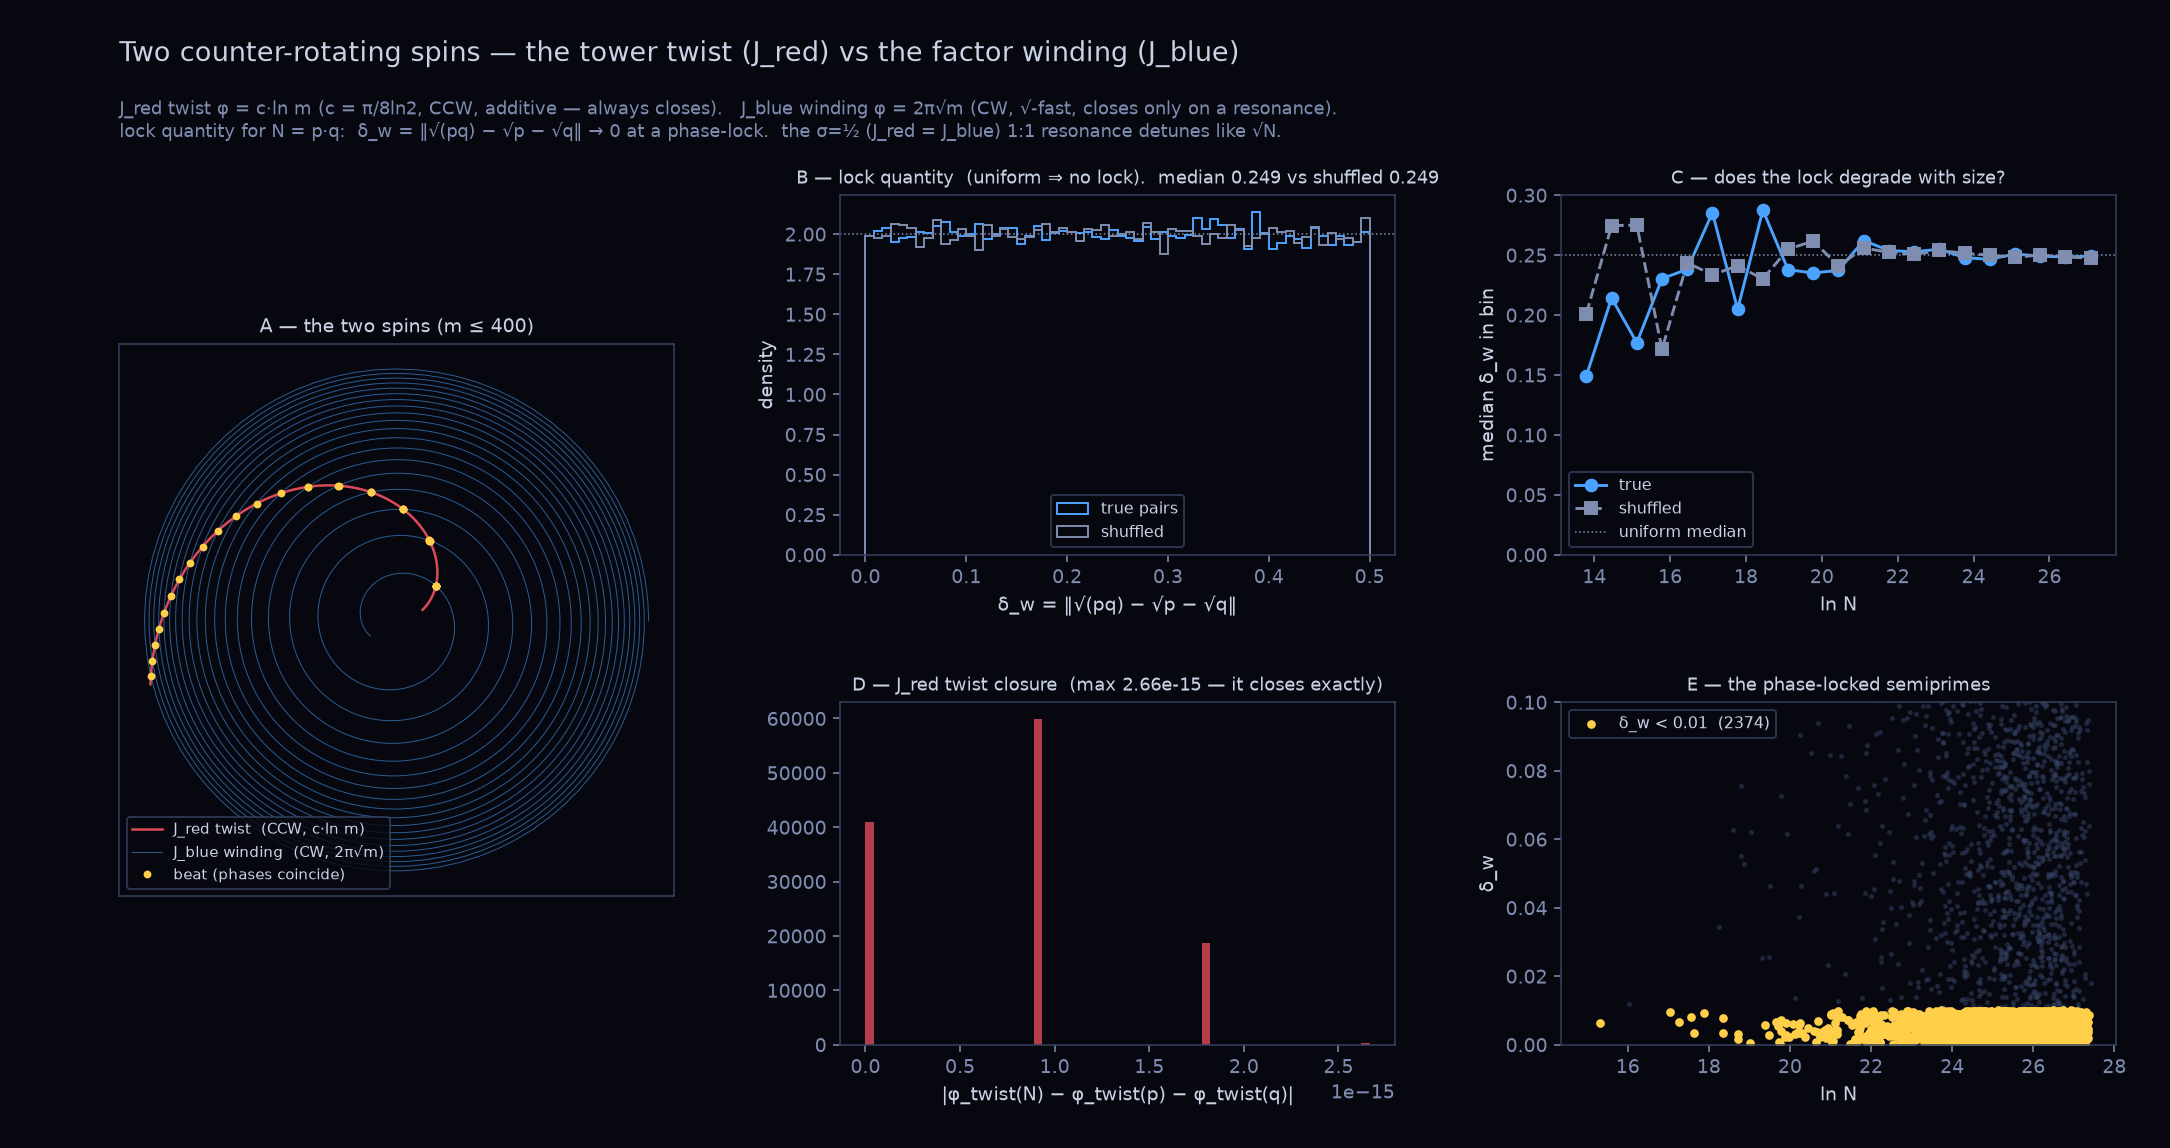

Source code (Python):
#!/usr/bin/env python3
"""
two_spin_resonance.py — the tower twist vs the factor winding, and where they lock
================================================================================

From the tower renders: each level adds a counter-clockwise turn (Θ(k)=k·22.5°);
the factors, north-pole down, turn clockwise.  Two counter-rotating spins.

    J_red  (twist / "what cannot be" / the tower)  :  φ_twist(m) = c · ln m,
             c = π / (8 ln 2) ≈ 0.5665   — LINEAR in The Scale, slow, CCW.
             ADDITIVE:  φ_twist(pq) = φ_twist(p) + φ_twist(q)  — it always closes.
    J_blue (winding / "what is" / the factors)     :  φ_wind(m) = 2π√m — grows
             like √m, fast, CW.
             NOT additive:  √(pq) ≠ √p + √q  — it closes only on a resonance.

Their interaction, for a semiprime N = p·q:  the twist closes exactly, so the
lock condition is purely on the winding —

        δ_w(N; p,q) = ‖ √(pq) − √p − √q ‖   (distance to the nearest integer)

δ_w = 0  ⇔  the two spins phase-lock  ⇔  the factor is "in phase" with N.
J_red = J_blue (σ = ½) is the 1:1 resonance; the detuning grows like √N, which
is why small N sits near the resonance and large N is thrown clear of it.

Panel A : the two counter-rotating spirals + their beats.
Panel B : the δ_w distribution and how it moves with ln N; the resonant set.
Output  : render/two_spin_resonance.png
"""
import os
import math
import numpy as np
import matplotlib
matplotlib.use('Agg')
import matplotlib.pyplot as plt

_HERE = os.path.dirname(os.path.abspath(__file__))
BG = '#07070f'; FG = '#c9d3e6'; GREY = '#7f8db0'
BLUE = '#4aa3ff'; RED = '#ff5566'; GOLD = '#ffcf4a'; SILVER = '#dfe6ff'
plt.rcParams.update({
    'figure.facecolor': BG, 'axes.facecolor': BG, 'savefig.facecolor': BG,
    'text.color': FG, 'axes.edgecolor': '#33405e', 'axes.labelcolor': FG,
    'xtick.color': GREY, 'ytick.color': GREY, 'font.size': 10,
})
C_TWIST = math.pi / (8 * math.log(2))          # rad of twist per e-fold of scale
RNG = np.random.default_rng(20260907)


def sieve(bound):
    s = bytearray([1]) * (bound + 1); s[0] = s[1] = 0
    for i in range(2, int(bound ** 0.5) + 1):
        if s[i]:
            s[i * i::i] = bytearray(len(s[i * i::i]))
    return np.flatnonzero(np.frombuffer(s, np.uint8))


def dist_int(x):
    return abs(x - round(x))


def main():
    P = sieve(1 << 20)
    # semiprimes across a wide size band, both factors prime, balanced-ish
    lo, hi = np.searchsorted(P, 30), np.searchsorted(P, 900000)
    M = 120000
    ip = RNG.integers(lo, hi, M); iq = RNG.integers(lo, hi, M)
    p = P[np.minimum(ip, iq)].astype(np.float64)
    q = P[np.maximum(ip, iq)].astype(np.float64)
    keep = p != q
    p, q = p[keep], q[keep]
    N = p * q
    lnN = np.log(N)

    # twist closure (should be ~0 to float error — J_red is additive)
    dt = np.abs(C_TWIST * np.log(N) - C_TWIST * np.log(p) - C_TWIST * np.log(q))
    # winding closure — the actual lock quantity
    sdef = np.sqrt(N) - np.sqrt(p) - np.sqrt(q)
    dw = np.abs(sdef - np.round(sdef))                # distance to nearest integer

    # shuffle control
    qs = q[RNG.permutation(len(q))]
    sdef_s = np.sqrt(p * qs) - np.sqrt(p) - np.sqrt(qs)
    dw_s = np.abs(sdef_s - np.round(sdef_s))

    fig = plt.figure(figsize=(15.5, 8.2))
    gs = fig.add_gridspec(2, 3, height_ratios=[1.05, 1.0], hspace=0.42, wspace=0.30,
                          left=0.055, right=0.975, top=0.83, bottom=0.09)
    fig.suptitle('Two counter-rotating spins — the tower twist (J_red) vs the factor winding (J_blue)',
                 color=FG, fontsize=14, x=0.055, ha='left', y=0.965)
    fig.text(0.055, 0.915,
             'J_red twist φ = c·ln m (c = π/8ln2, CCW, additive — always closes).   '
             'J_blue winding φ = 2π√m (CW, √-fast, closes only on a resonance).\n'
             'lock quantity for N = p·q:  δ_w = ‖√(pq) − √p − √q‖ → 0 at a phase-lock.  '
             'the σ=½ (J_red = J_blue) 1:1 resonance detunes like √N.',
             color=GREY, fontsize=9, va='top')

    # ── A : the two spirals + beats ──────────────────────────────────
    axA = fig.add_subplot(gs[:, 0]); axA.set_aspect('equal')
    axA.set_xticks([]); axA.set_yticks([])
    t = np.linspace(math.log(2), math.log(400), 4000)
    axA.plot(t * np.cos(C_TWIST * t), t * np.sin(C_TWIST * t),
             color=RED, lw=1.3, alpha=0.85, label='J_red twist  (CCW, c·ln m)')
    axA.plot(t * np.cos(-2 * math.pi * np.sqrt(np.exp(t))),
             t * np.sin(-2 * math.pi * np.sqrt(np.exp(t))),
             color=BLUE, lw=0.5, alpha=0.55, label='J_blue winding  (CW, 2π√m)')
    # beats: where the two phases coincide mod 2π
    beat = np.where(np.abs(((C_TWIST * t + 2 * math.pi * np.sqrt(np.exp(t))) %
                            (2 * math.pi)) - math.pi) > math.pi - 0.03)[0]
    axA.plot((t[beat]) * np.cos(C_TWIST * t[beat]),
             (t[beat]) * np.sin(C_TWIST * t[beat]), 'o', ms=3, color=GOLD,
             label='beat (phases coincide)')
    axA.legend(fontsize=7.5, facecolor=BG, edgecolor='#33405e', labelcolor=FG, loc='lower left')
    axA.set_title('A — the two spins (m ≤ 400)', color=FG, fontsize=10)

    # ── B : δ_w distribution ────────────────────────────────────────
    axB = fig.add_subplot(gs[0, 1])
    axB.hist(dw, bins=60, density=True, histtype='step', color=BLUE, label='true pairs')
    axB.hist(dw_s, bins=60, density=True, histtype='step', color=GREY, label='shuffled')
    axB.axhline(2.0, color=GREY, ls=':', lw=0.8)      # uniform on [0,0.5] has density 2
    axB.set_xlabel('δ_w = ‖√(pq) − √p − √q‖'); axB.set_ylabel('density')
    axB.legend(fontsize=8, facecolor=BG, edgecolor='#33405e', labelcolor=FG)
    axB.set_title(f'B — lock quantity  (uniform ⇒ no lock).  median {np.median(dw):.3f} vs '
                  f'shuffled {np.median(dw_s):.3f}', color=FG, fontsize=9.5)

    # ── C : δ_w vs ln N ────────────────────────────────────────────
    axC = fig.add_subplot(gs[0, 2])
    bins = np.linspace(lnN.min(), lnN.max(), 22)
    bc = 0.5 * (bins[1:] + bins[:-1])
    med = [np.median(dw[(lnN >= a) & (lnN < b)]) for a, b in zip(bins[:-1], bins[1:])]
    med_s = [np.median(dw_s[(lnN >= a) & (lnN < b)]) for a, b in zip(bins[:-1], bins[1:])]
    axC.plot(bc, med, 'o-', color=BLUE, label='true')
    axC.plot(bc, med_s, 's--', color=GREY, label='shuffled')
    axC.axhline(0.25, color=GREY, ls=':', lw=0.8, label='uniform median')
    axC.set_xlabel('ln N'); axC.set_ylabel('median δ_w in bin'); axC.set_ylim(0, 0.3)
    axC.legend(fontsize=8, facecolor=BG, edgecolor='#33405e', labelcolor=FG)
    axC.set_title('C — does the lock degrade with size?', color=FG, fontsize=9.5)

    # ── D : twist closure (control — should be flat at 0) ──────────
    axD = fig.add_subplot(gs[1, 1])
    axD.hist(dt, bins=60, color=RED, alpha=0.7)
    axD.set_xlabel('|φ_twist(N) − φ_twist(p) − φ_twist(q)|')
    axD.set_title(f'D — J_red twist closure  (max {dt.max():.2e} — it closes exactly)',
                  color=FG, fontsize=9.5)

    # ── E : the resonant set ──────────────────────────────────────
    axE = fig.add_subplot(gs[1, 2])
    resmask = dw < 0.01
    axE.scatter(lnN[~resmask][:6000], dw[~resmask][:6000], s=3, color='#334263', alpha=0.4)
    axE.scatter(lnN[resmask], dw[resmask], s=12, color=GOLD, label=f'δ_w < 0.01  ({resmask.sum()})')
    axE.set_xlabel('ln N'); axE.set_ylabel('δ_w'); axE.set_ylim(0, 0.1)
    axE.legend(fontsize=8, facecolor=BG, edgecolor='#33405e', labelcolor=FG)
    axE.set_title('E — the phase-locked semiprimes', color=FG, fontsize=9.5)

    out = os.path.join(_HERE, 'two_spin_resonance.png')
    fig.savefig(out, dpi=140); plt.close(fig)

    # ── console verdict ────────────────────────────────────────────
    exp_uniform = 0.25
    print(f"{len(N):,} semiprimes,  ln N in [{lnN.min():.1f}, {lnN.max():.1f}]")
    print(f"J_red twist closure   : max |defect| = {dt.max():.2e}   (additive — closes exactly)")
    print(f"J_blue winding lock δ_w: median true {np.median(dw):.4f}  shuffled {np.median(dw_s):.4f}  "
          f"uniform {exp_uniform:.4f}")
    frac_res = (dw < 0.01).mean()
    frac_res_s = (dw_s < 0.01).mean()
    print(f"P(δ_w < 0.01)         : true {frac_res:.4f}   shuffled {frac_res_s:.4f}   "
          f"uniform 0.0200   -> {'LOCK' if frac_res > 1.5*frac_res_s else 'no lock beyond chance'}")
    # size trend
    lo_bin = dw[lnN < np.percentile(lnN, 15)]
    hi_bin = dw[lnN > np.percentile(lnN, 85)]
    print(f"median δ_w  small-N {np.median(lo_bin):.4f}   large-N {np.median(hi_bin):.4f}   "
          f"(detuning grows with N?  {'yes' if np.median(hi_bin) > np.median(lo_bin)+0.01 else 'flat'})")
    print('\n  written:', os.path.relpath(out, os.path.dirname(_HERE)))


if __name__ == '__main__':
    main()
